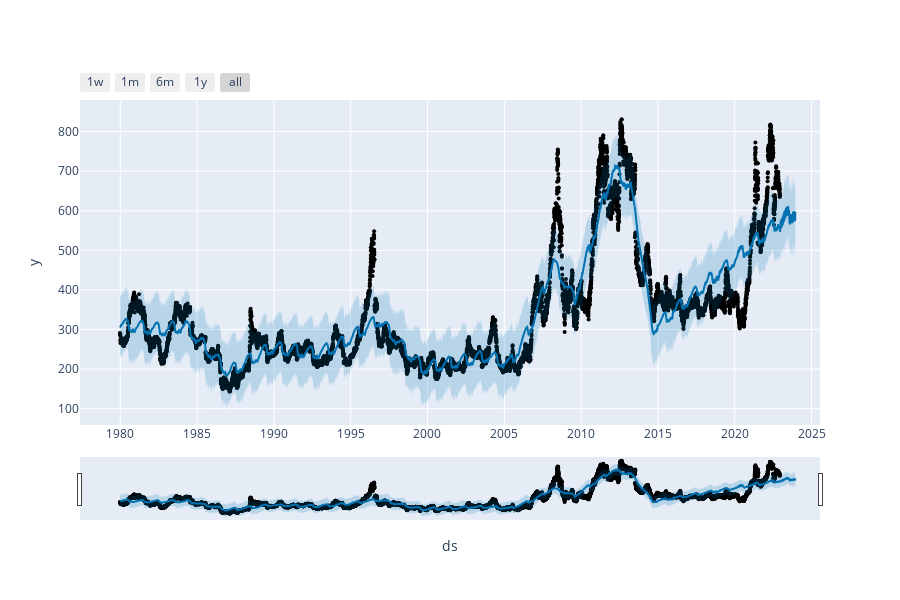

Notebook cell for this chart:
### Code cell
plot_plotly(m, forecast)

### Figure 1 — Plotly figure (JSON) as saved in the notebook; plotly's stock layout.template omitted (floating-point values rounded to 4 significant figures; data arrays with more than 128 entries replaced by an {"elided": "..."} marker saying what was removed)
{"data": [{"marker": {"color": "black", "size": 4}, "mode": "markers", "name": "Actual", "type": "scatter", "x": {"elided": "11128 str values"}, "y": {"elided": "11128 float values"}}, {"hoverinfo": "skip", "line": {"width": 0}, "mode": "lines", "type": "scatter", "x": {"elided": "11493 str values"}, "y": {"elided": "11493 float values"}}, {"fill": "tonexty", "fillcolor": "rgba(0, 114, 178, 0.2)", "line": {"color": "#0072B2", "width": 2}, "mode": "lines", "name": "Predicted", "type": "scatter", "x": {"elided": "11493 str values"}, "y": {"elided": "11493 float values"}}, {"fill": "tonexty", "fillcolor": "rgba(0, 114, 178, 0.2)", "hoverinfo": "skip", "line": {"width": 0}, "mode": "lines", "type": "scatter", "x": {"elided": "11493 str values"}, "y": {"elided": "11493 float values"}}], "layout": {"height": 600, "showlegend": false, "width": 900, "xaxis": {"rangeselector": {"buttons": [{"count": 7, "label": "1w", "step": "day", "stepmode": "backward"}, {"count": 1, "label": "1m", "step": "month", "stepmode": "backward"}, {"count": 6, "label": "6m", "step": "month", "stepmode": "backward"}, {"count": 1, "label": "1y", "step": "year", "stepmode": "backward"}, {"step": "all"}]}, "rangeslider": {"visible": true}, "title": {"text": "ds"}, "type": "date"}, "yaxis": {"title": {"text": "y"}}}}
